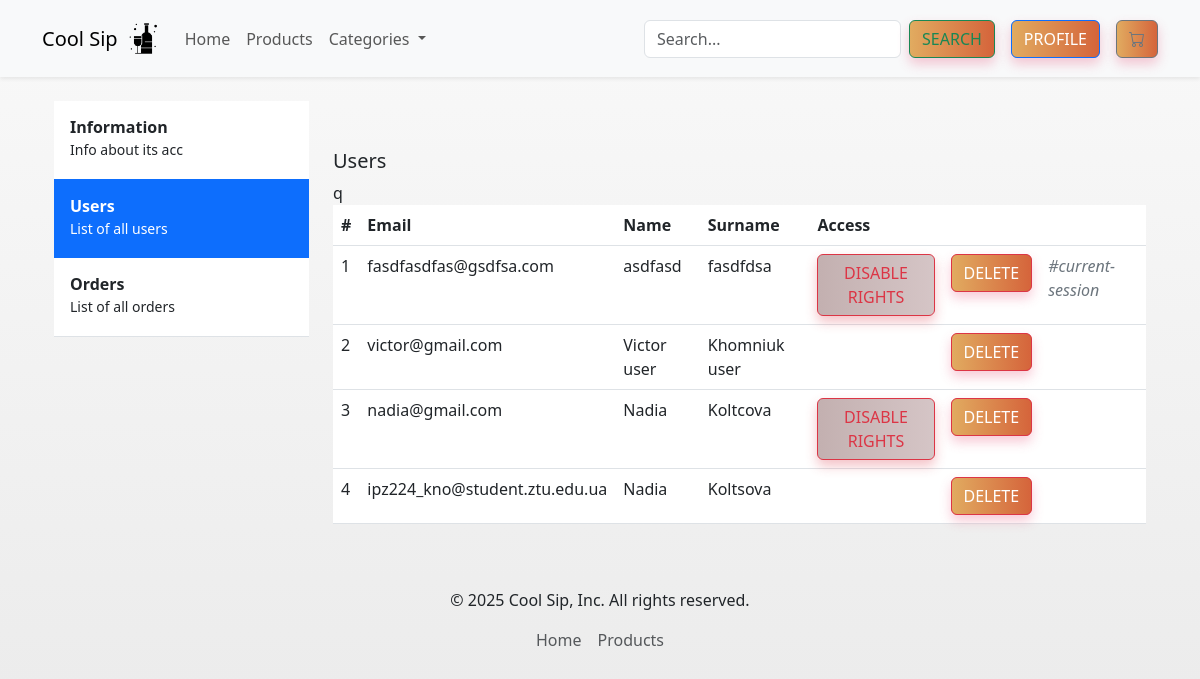
The app's page /admin/users (signed in) with its own data.
### tables this page shows
CREATE TABLE `user` (
  `id` int NOT NULL,
  `login` varchar(255) NOT NULL,
  `password` varchar(255) NOT NULL,
  `lastname` varchar(255) NOT NULL,
  `firstname` varchar(255) NOT NULL,
  `access_level` int DEFAULT NULL
);

### core/Template.php (called while the page is built, shortened)
<?php
class Template
{
    protected $path;
    public function __construct($path) {
        $this->path = $path;
    }
    public function getHTML() {
        include($this->path);
        $html = ob_get_contents();
        return $html;
    }
}

### core/Controller.php (called while the page is built, shortened)
<?php
class Controller
{
    protected $viewPath;
    public function __construct() {
        $this->moduleName = \core\Core::getInstance()->app['moduleName'];
        $this->actionName = \core\Core::getInstance()->app['actionName'];
        $this->viewPath = "views/{$this->moduleName}/{$this->actionName}.php";
    }
    public function render($viewPath = null, $params = null) {
        if (empty($viewPath))
            $viewPath = $this->viewPath;
        $tpl = new Template($viewPath);
        if (!empty($params))
            $tpl->setParams($params);
        return $tpl->getHTML();
    }
}

### controllers/AdminController.php (called while the page is built, shortened)
<?php
class AdminController extends Controller
{
    public function usersAction()
    {
        $users = User::getAllUsers();
        return $this->render(null, [
            'users' => $users
        ]);
    }
}

### index.php (called while the page is built, shortened)
<?php
spl_autoload_register(function($className) {
    $path = $className.'.php';
});
$core = core\Core::getInstance();
$core->Initialize();
$core->Run();

### core/DB.php (called while the page is built, shortened)
<?php
class DB
{
    protected $pdo;
    public function __construct($hostname, $login, $password, $database) {
        $this->pdo = new PDO("mysql:host={$hostname};dbname={$database}", $login, $password);
    }
    public function select($tableName, $fieldsList = '*', $conditionArray = null) {
        if (is_string($fieldsList))
            $fieldsListString = $fieldsList;
        $res = $this->pdo->prepare("SELECT {$fieldsListString} FROM {$tableName} {$wherePartString}");
        $res->execute($conditionArray);
        return $res->fetchAll(\PDO::FETCH_ASSOC);
    }
}

### models/User.php (called while the page is built, shortened)
<?php
class User
{
    public static $tableName = 'user';
    public static function getAllUsers() {
        return \core\Core::getInstance()->db->select(self::$tableName);
    }
}

### views/admin/users.php (the view, shortened to what this page needs)
<div class="container">
    <div class="row">
        <div class="col">
            <div class="list-group list-group-flush border-bottom scrollarea">
                <a href="/admin" class="list-group-item list-group-item-action py-3 lh-sm" id="list-group-item"
                   aria-current="true">
                    <div class="d-flex w-100 align-items-center justify-content-between">
                        <strong class="mb-1">Information</strong>
                    </div>
                    <div class="col-10 mb-1 small">Info about its acc</div>
                </a>
                <a href="#" class="list-group-item list-group-item-action active py-3 lh-sm" id="list-group-item"
                   aria-current="false">
                    <div class="d-flex w-100 align-items-center justify-content-between">
                        <strong class="mb-1">Users</strong>
                    </div>
                    <div class="col-10 mb-1 small">List of all users</div>
                </a>
                <a href="/admin/orders" class="list-group-item list-group-item-action py-3 lh-sm" id="list-group-item"
                   aria-current="false">
                    <div class="d-flex w-100 align-items-center justify-content-between">
                        <strong class="mb-1">Orders</strong>
                    </div>
                    <div class="col-10 mb-1 small">List of all orders</div>
                </a>
            </div>
        </div>
        <div class="col-9 mt-5">
            <?php if (empty($users)) : ?>
                <div class="text-center">
                    <h5 class="text-center">No users were found.</h5>
                </div>
            <?php else : ?>
                <div class="row">
                    <div class="col">
                        <h5>Users</h5>
                    </div>
                    <div class="col-12">
                        <table class="table">
                            <thead>
                            <tr>q
                                <th>#</th>
                                <th>Email</th>
                                <th>Name</th>
                                <th>Surname</th>
                                <th>Access</th>
                                <th></th>
                                <th></th>
                            </tr>
                            </thead>
                            <tbody>
                            <?php $index = 1; ?>
                            <?php foreach ($users as $user) : ?>
                                <tr>
                                    <td><?= $index ?></td>
                                    <td><?= $user['login'] ?></td>
                                    <td><?= $user['firstname'] ?></td>
                                    <td><?= $user['lastname'] ?></td>
                                    <td>
                                        <form action="" method="post">
                                            <?php if ($user['access_level'] == '10') : ?>
                                                <button class="btn btn-outline-danger">Disable rights</button>
                                            <?php elseif ($user['access_level'] == '1'): ?>
                                                <button class="btn btn-outline-danger">Make admin</button>
                                            <?php endif; ?>
                                        </form>
                                    </td>
                                    <td>
                                        <a href="/user/delete/<?= $user['id'] ?>" class="btn btn-danger">Delete</a>
                                    </td>
                                    <td>
                                        <?php if ($user['id'] == $_SESSION['user']['id']) : ?>
                                            <span class="text-secondary"><i>#current-session</i></span>
                                        <?php endif; ?>
                                    </td>
                                </tr>
                                <?php $index++; ?>
                            <?php endforeach; ?>
                            </tbody>
                        </table>
                    </div>
                </div>
            <?php endif; ?>
        </div>
    </div>
</div>

### public/light/css/Low.css (style rules this page uses)
body { font-family: 'Poppins', sans-serif; margin: 0; padding: 0; color: #333; background: linear-gradient(to bottom, #f9f9f9, #ececec); overflow-x: hidden; }
button, .btn { display: inline-block; padding: 14px 36px; font-size: 1.1rem; font-weight: bold; border: none; color: white; background: linear-gradient(to right, #e1ab60, #d5643b); border-radius: 30px; cursor: pointer; transition: all 0.3s ease-in-out; box-shadow: 0px 6px 12px rgba(233, 78, 119, 0.3); text-transform: uppercase; text-align: center; text-decoration: none; }
.btn-outline-danger { background: linear-gradient(to right, #c3b0b0, #d5c5c6); color: white; padding: 12px 24px; font-weight: bold; border-radius: 30px; transition: all 0.3s ease; box-shadow: 0px 6px 12px rgba(220, 53, 69, 0.3); }

### records on screen
user: login "fasdfasdfas@gsdfsa.com", firstname "asdfasd", lastname "fasdfdsa", access_level "DISABLE RIGHTS", shows "#current-session"
user: login "victor@gmail.com", firstname "Victor user", lastname "Khomniuk user"
user: login "nadia@gmail.com", firstname "Nadia", lastname "Koltcova", access_level "DISABLE RIGHTS"
user: login "ipz224_kno@student.ztu.edu.ua", firstname "Nadia", lastname "Koltsova"
